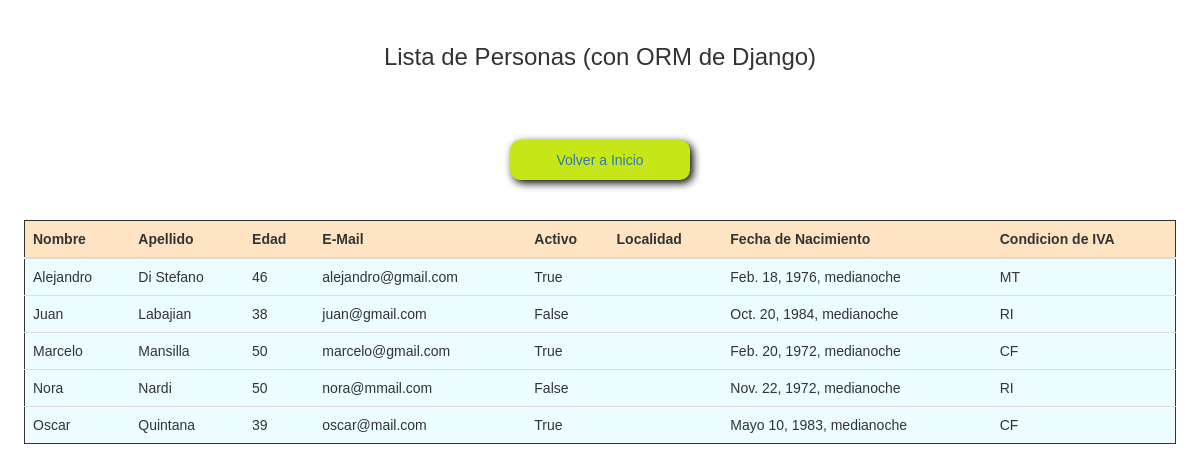
/personas, run on an earlier commit of the app's database.
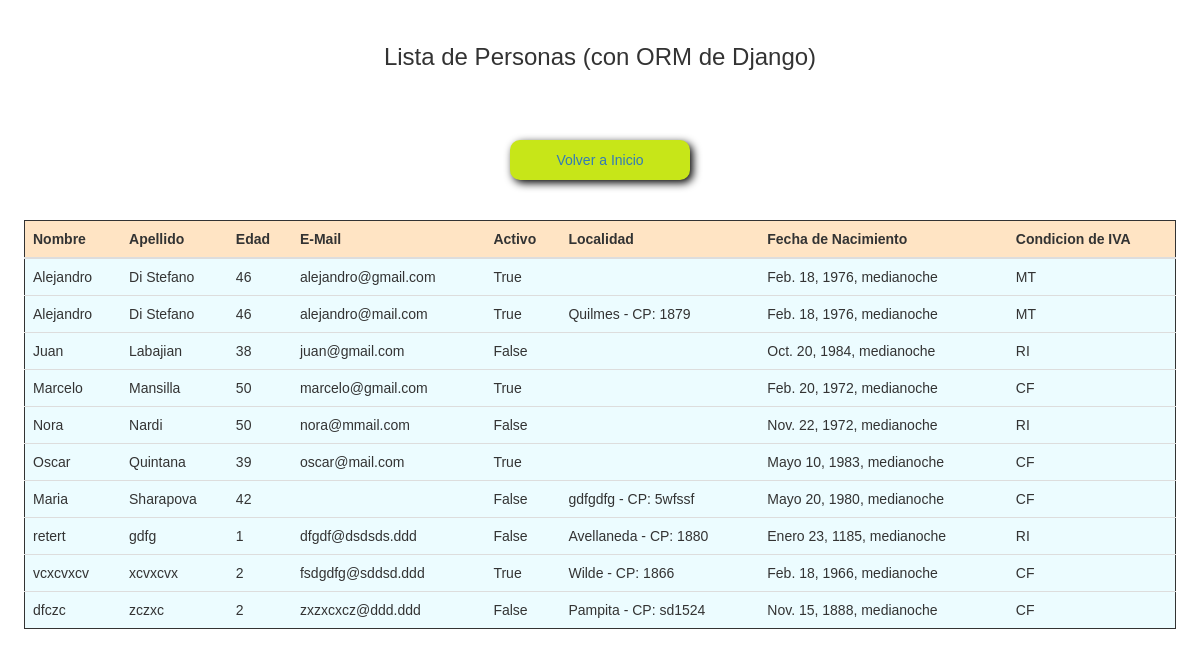
And on a later commit of the database.
### titulos/models.py (models this page shows, shortened)
class Persona(models.Model):
    nombre = models.CharField("Nombre/s", max_length=150)
    apellido = models.CharField(max_length=150)
    edad = models.IntegerField(null=True, blank=True)
    localidad = models.ForeignKey(Localidad, on_delete=models.PROTECT)
    email = models.EmailField(null=True, blank=True)
    activo = models.BooleanField(default=True)
    fecha_nacimiento = models.DateTimeField("Fecha de Nacimiento - (dd/mm/aaaa)")
    tipo_iva = models.CharField("Tipo de IVA", max_length=2, choices=TIPO_IVA_CHOICE, default="CF")
    class Meta:
        ordering = ["apellido", "nombre"]

class Localidad(models.Model):
    nombre = models.CharField("Nombre de la Localidad: ", max_length=50)
    cp = models.CharField("Código Postal: ", max_length=10)
    provincia = models.CharField("Provincia: ", max_length=50, choices=LISTA_PROV)
    class Meta:
        ordering = ["pk"]
    def __str__(self):
        return "%s - CP: %s" % (self.nombre, self.cp)

### titulos/views.py (the view)
# urls.py: path('personas', views.personas, name='personas'),
def personas(request, template_name="titulos/personas.html"):
    lista_personas = Persona.objects.all()
    dato = {"personas": lista_personas}
    return render(request, template_name, dato)

### templates/titulos/personas.html (shortened to what this page needs)
<!DOCTYPE html>
{% load static %}
<html lang="es">
<head>
    <link rel="stylesheet" type="text/css" href="{% static 'css/bootstrap.css' %}">
    <link rel="stylesheet" type="text/css" href="{% static 'css/styles.css' %}">
    <link href="{% static 'css/jquery-ui.css' %}" rel="stylesheet">
</head>
<body>
    <div class="tabla">
        <h3>Lista de Personas (con ORM de Django)</h3></br></br></br>
        <a href="{% url 'index' %}"><button>Volver a Inicio</button></a></br></br>
        <table class="table">
            <thead>
                <tr>
                    <th>Nombre</th>
                    <th>Apellido</th>
                    <th>Edad</th>
                    <th>E-Mail</th>
                    <th>Activo</th>
                    <th>Localidad</th>
                    <th>Fecha de Nacimiento</th>
                    <th>Condicion de IVA</th>
                </tr>
            </thead>
            {% for persona in personas %}
            <tr>
                <td> {{persona.nombre}} </td>
                <td> {{persona.apellido}} </td>
                <td> {{persona.edad}} </td>
                <td> {{persona.email}} </td>
                <td> {{persona.activo}} </td>
                <td> {{persona.localidad}} </td>
                <td> {{persona.fecha_nacimiento}} </td>
                <td> {{persona.tipo_iva}} </td>
            </tr>
            {% endfor %}
        </table></br>
    </div>
</body>
</html>

### static/css/styles.css (style rules this page uses)
* { font-family:'Lucida Sans', 'Lucida Sans Regular', 'Lucida Grande', 'Lucida Sans Unicode', Geneva, Verdana, sans-serif; }
.botones, .carga_p, .tabla { display: flex; flex-direction: column; align-items: center; padding: 2%; }
.tabla table { border: 1px solid; }
.tabla thead tr { background-color: bisque; }
.tabla tr { background-color: rgb(236, 252, 255); }
button { background-color: rgb(199, 230, 24); border-bottom: 1px solid #000; height: 40px; width: 180px; border-radius: 10px; border: none; box-shadow: 3px 3px 8px #000; }

What changed in the data, as far as the page shows it:
added Persona: nombre "Alejandro", apellido "Di Stefano", edad "46", email "alejandro@mail.com", activo "True", localidad "Quilmes - CP: 1879", fecha_nacimiento "Feb. 18, 1976, medianoche", tipo_iva "MT"
added Persona: nombre "Maria", apellido "Sharapova", edad "42", activo "False", localidad "gdfgdfg - CP: 5wfssf", fecha_nacimiento "Mayo 20, 1980, medianoche", tipo_iva "CF"
added Persona: nombre "retert", apellido "gdfg", edad "1", email "dfgdf@dsdsds.ddd", activo "False", localidad "Avellaneda - CP: 1880", fecha_nacimiento "Enero 23, 1185, medianoche", tipo_iva "RI"
added Persona: nombre "vcxcvxcv", apellido "xcvxcvx", edad "2", email "fsdgdfg@sddsd.ddd", activo "True", localidad "Wilde - CP: 1866", fecha_nacimiento "Feb. 18, 1966, medianoche", tipo_iva "CF"
added Persona: nombre "dfczc", apellido "zczxc", edad "2", email "zxzxcxcz@ddd.ddd", activo "False", localidad "Pampita - CP: sd1524", fecha_nacimiento "Nov. 15, 1888, medianoche", tipo_iva "CF"
